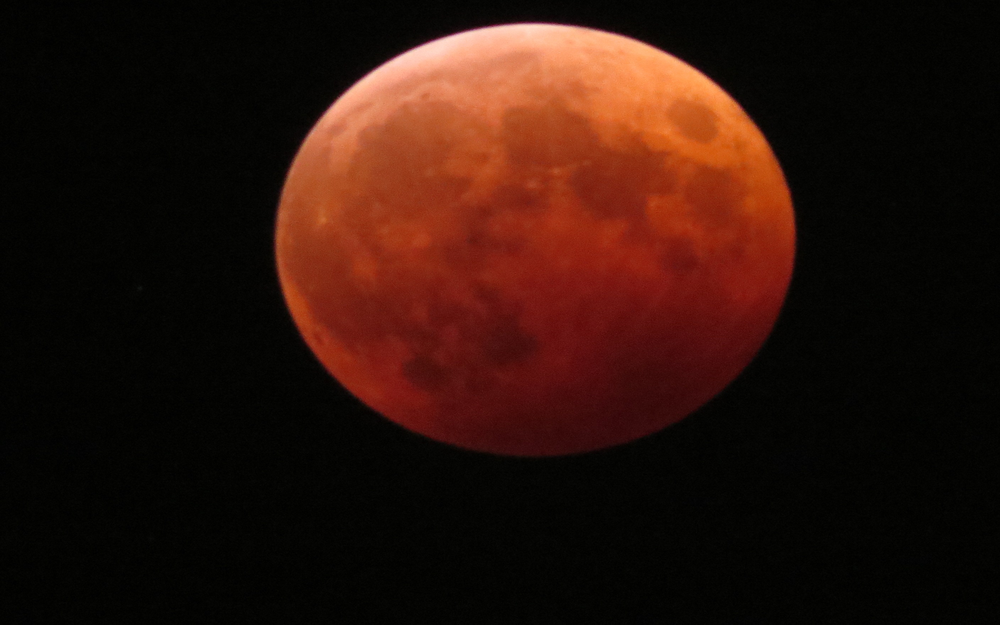
#> input picture Chapter_1/picture/moon.png, 1000 x 625 px, shrunk from 1920 x 1200 before the run
$ python circle_detect.py   (older library calls are emulated)
#> lines starting #> are read from the running program, lines starting #| are printed output that depends on the picture; after the words box and inside, x2 and y2 are one past the last pixel; in counts of white or black regions, pixels touching at a corner belong together
import cv2
import numpy as np

img_src = cv2.imread('picture/moon.png', 1)
#> img_src is the input picture: shape (625, 1000, 3); mean B, G, R 10.9, 18.8, 44.5
img_dst = img_src.copy()
img_gray = cv2.cvtColor(img_dst, cv2.COLOR_BGR2GRAY)
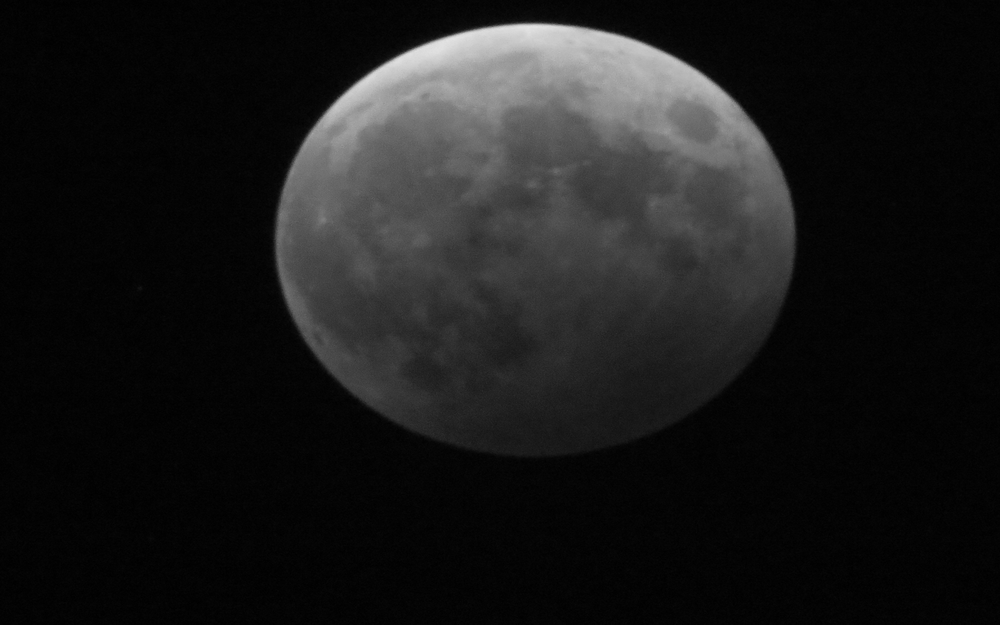
#> img_gray: shape (625, 1000); min 0, max 229, mean 25.7
img_temp = cv2.Sobel(img_gray, cv2.CV_32F, 1, 0)
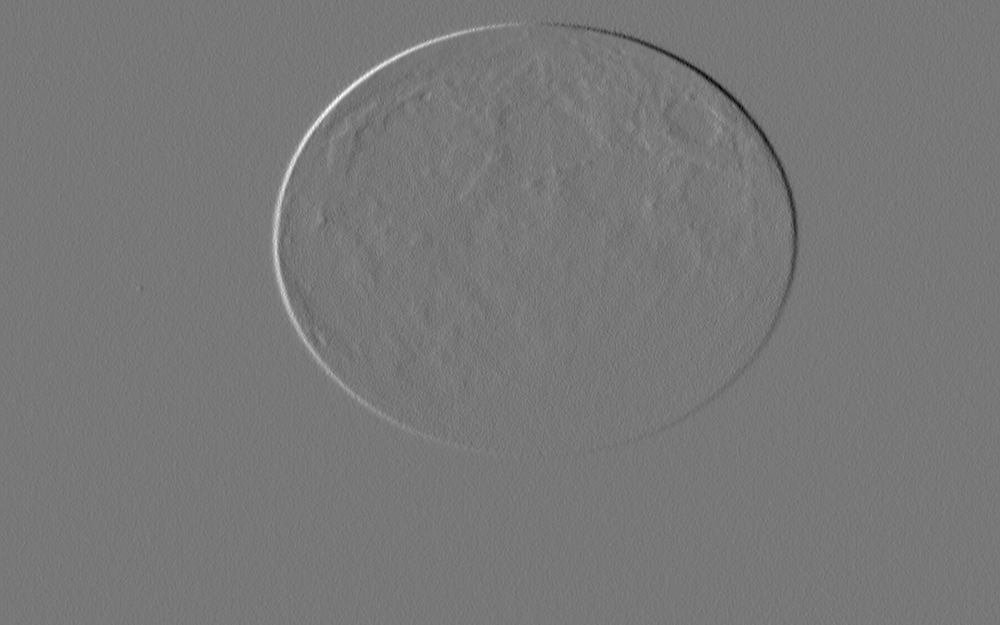
#> img_temp: shape (625, 1000) float32; min -234, max 261, mean 0; drawn with min black and max white
img_edge = cv2.convertScaleAbs(img_temp)
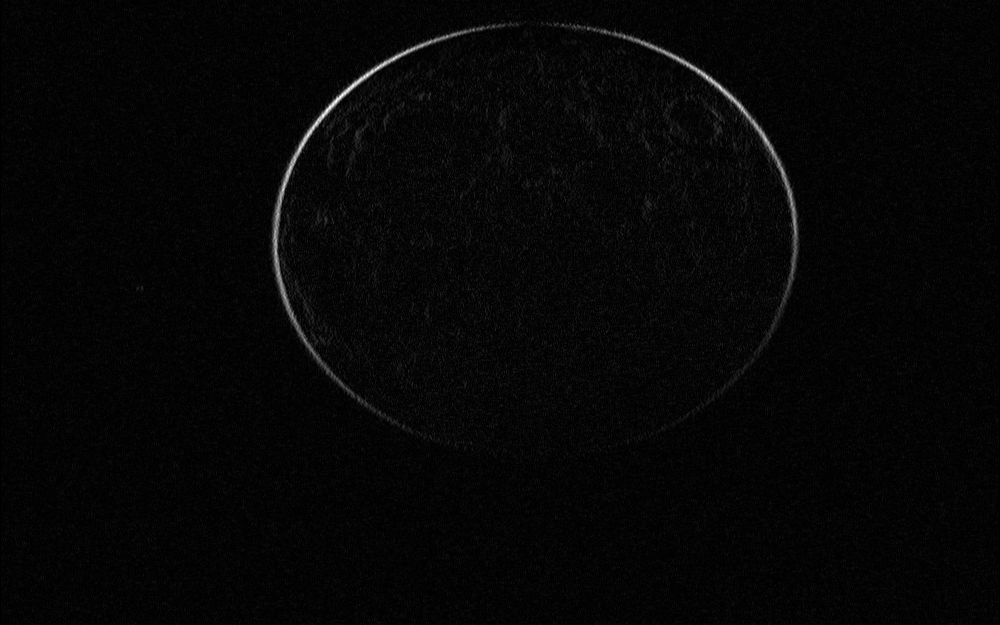
#> img_edge: shape (625, 1000); min 0, max 255, mean 5.9

element8 = np.ones((3,3), np.uint8)
img_open = cv2.morphologyEx(img_edge, cv2.MORPH_OPEN, element8)
img_edge = cv2.morphologyEx(img_open, cv2.MORPH_CLOSE, element8)

#変数(入力画像,方法(cv2.HOUGH_GRADIENTのみ実装),キャニーエッジの引数の大きい方、円の中心を検出する際の投票数の閾値)
circles = cv2.HoughCircles(img_edge, cv2.HOUGH_GRADIENT, 50, 200)
#> circles = [[525, 275, 255], [725, 575, 595], [925, 575, 740], [75, 575, 350], [75, 375, 260]]
#([1,33,3]、1階33行3列)

for x, y, r in circles[0, :]:
    cv2.circle(img_dst, (x,y), int(r), (0, 0, 255), 3)
#> this loop made 5 passes
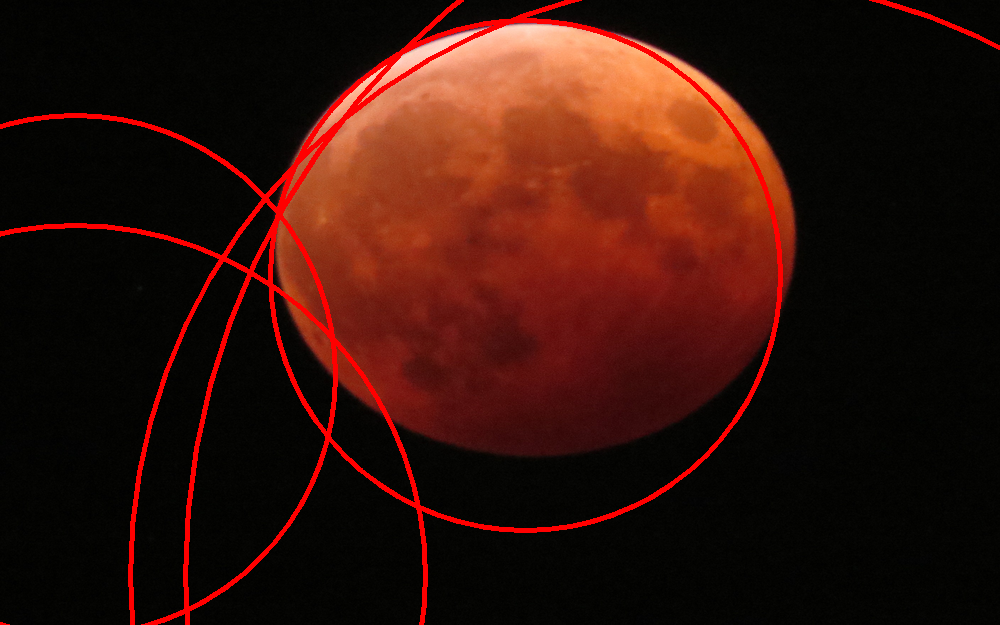
#> img_dst: shape (625, 1000, 3); 3.67% of pixels changed, all inside (x1, y1, x2, y2) = (0, 0, 1000, 625)

cv2.imwrite('picture/moon_circle_detect.png', img_dst)


#エラーの理由がわからない:DeprecationWarning: an integer is required (got type numpy.float32).  Implicit conversion to integers using __int__ is deprecated, and may be removed in a future version of Python.
#うまく円を検出できず
